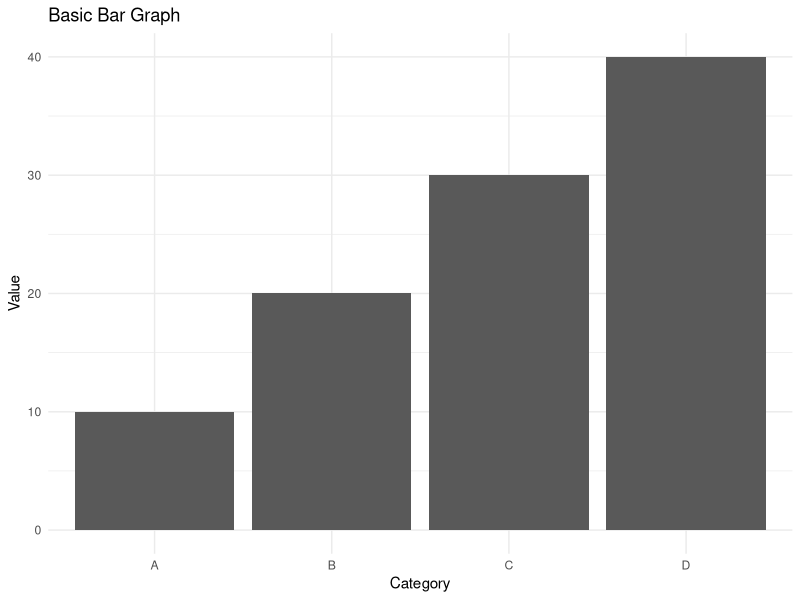

Write the R code that produced this figure.
#laod necessary library
library(ggplot2)

#Read the data from the file
data<- data.frame(
  Category=c("A","B","C","D"),
  Value=c(10,20,30,40)
)



#Basic Bar Graph
ggplot(data,aes(x=Category,y=Value))+
  geom_bar(stat="identity")+
  theme_minimal()+
  labs(title = "Basic Bar Graph",x="Category",y="Value")